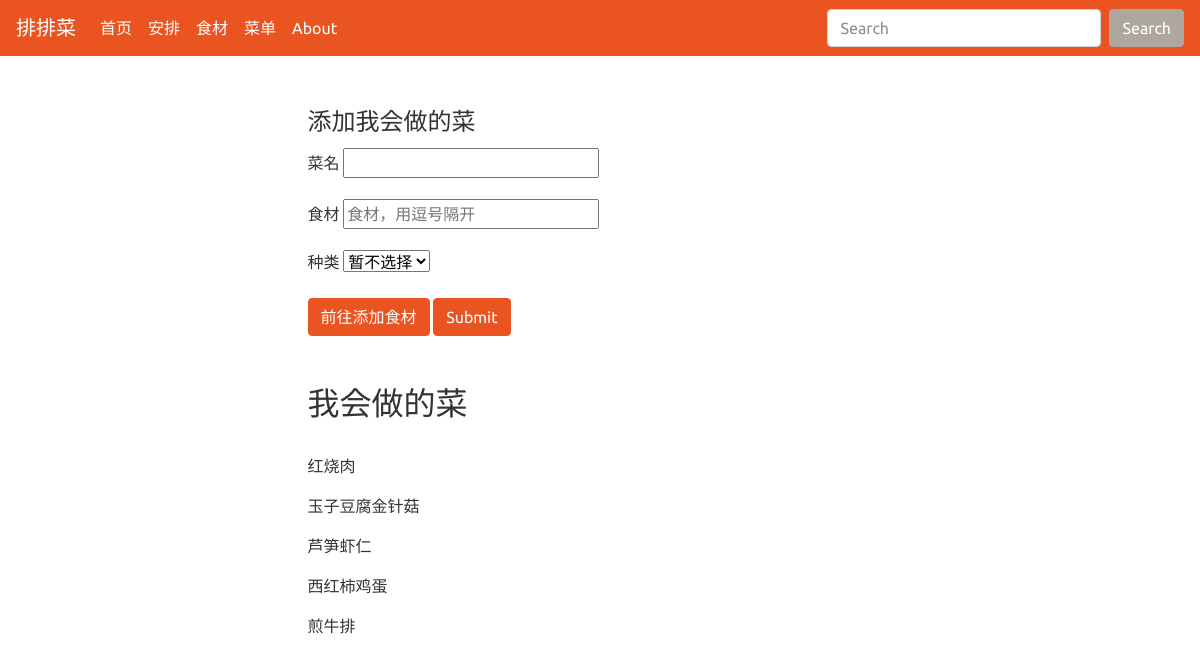
Before: /dish/ with the older database file.
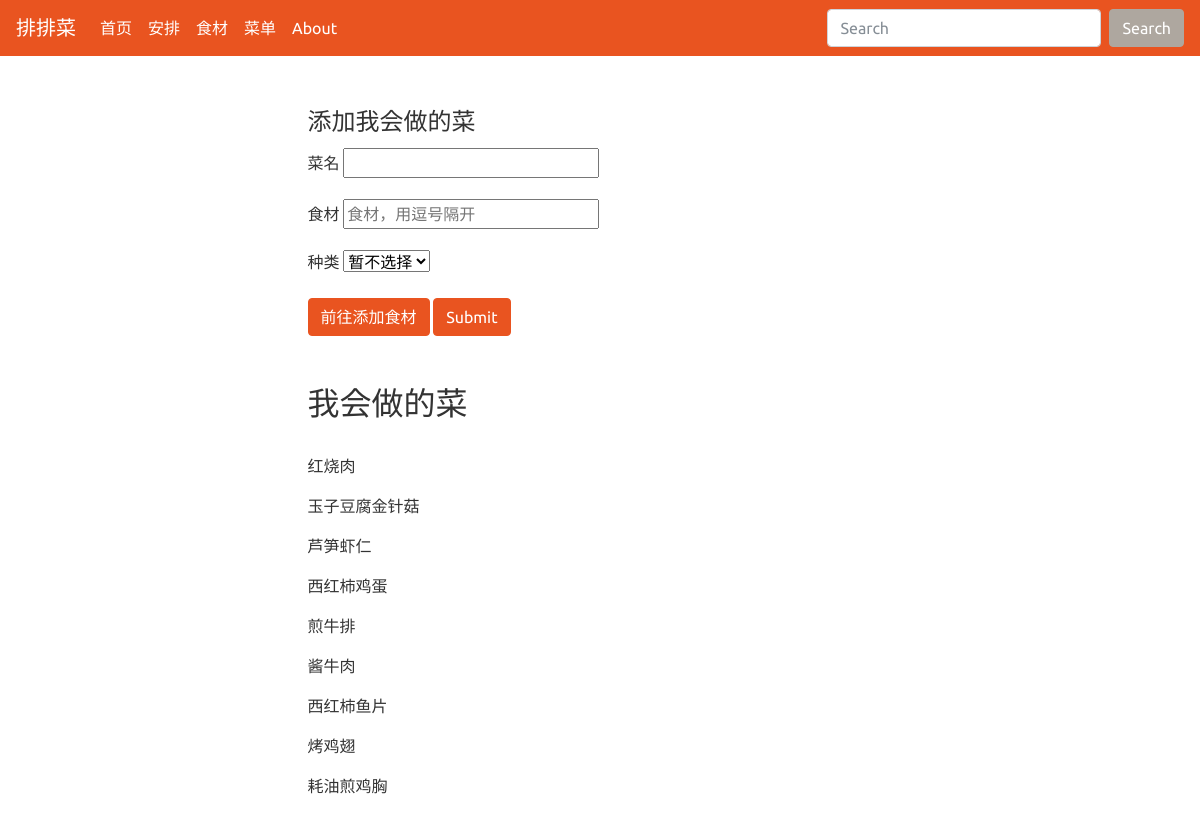
After: the same page with the newer database file.
### AutoGener/models.py (models this page shows, shortened)
class CanDo(models.Model):
    TYPE_CHOICES = (
        ('荤', '荤'),
        ('素', '素'),
        ('both', 'both'),
        ('暂不选择', '暂不选择'),
        ('主食', '主食')
    )
    name = models.CharField(max_length=100)
    type = models.CharField(max_length=5, choices=TYPE_CHOICES, default='暂不选择')
    ingre = models.ManyToManyField(CanGet, blank=True)

### AutoGener/views.py (the view, shortened to what this page needs)
# urls.py: path('dish/', views.get_dish, name='dish'),
def get_dish(request):
    form = DishForm()
    canDolist = CanDo.objects.all()
    message = ''
    context = {'canDolist': canDolist, 'form': form, 'message': message}
    return render(request, 'AutoGener/dishform.html', context)

### AutoGener/forms.py
class DishForm(forms.ModelForm):
    name = forms.CharField(max_length=10)
    class Meta:
        model = CanDo
        fields = ['name', 'type']
        labels = {
            'name': '菜名'
        }

### templates/AutoGener/dishform.html (shortened to what this page needs)
{% extends 'AutoGener/base.html' %}
{% block main %}
<div>
<form action="/dish/" method="post">
  <fieldset>
    <legend>添加我会做的菜</legend>
    <div class="form-group">
      <label for="exampleInputPassword1">菜名</label>
      {{ form.name }}
    </div>
    <div class="form-group">
      <label for="exampleInputEmail1">食材</label>
      <form role="search" method="get" id="searchform" action="">
        <input type="text" name="dish_ingredient" placeholder="食材，用逗号隔开">
      </form>
    </div>
    <div class="form-group">
      <label for="exampleInputPassword1">种类</label>
      {{ form.type }}
    </div>
    <a class="btn btn-primary" target="_blank" href="{% url 'AutoGener:ingredient' %}" >前往添加食材</a>
    <button type="submit" class="btn btn-primary">Submit</button>
  </fieldset>
</form>
</div>
<br>
<br>
<div class = "dishBlock">
  <div>
  <h2>我会做的菜</h2>
  <br>
  {% for dish in canDolist %}
    <p> {{ dish.name }}</p>
  {% empty %}
    <div><p>还没有会做的菜哦！</p></div>
  </div>
  {% endfor %}
</div>
{% endblock %}

Changed rows visible on the page:
added CanDo: name "酱牛肉"
added CanDo: name "西红柿鱼片"
added CanDo: name "烤鸡翅"
added CanDo: name "耗油煎鸡胸"
